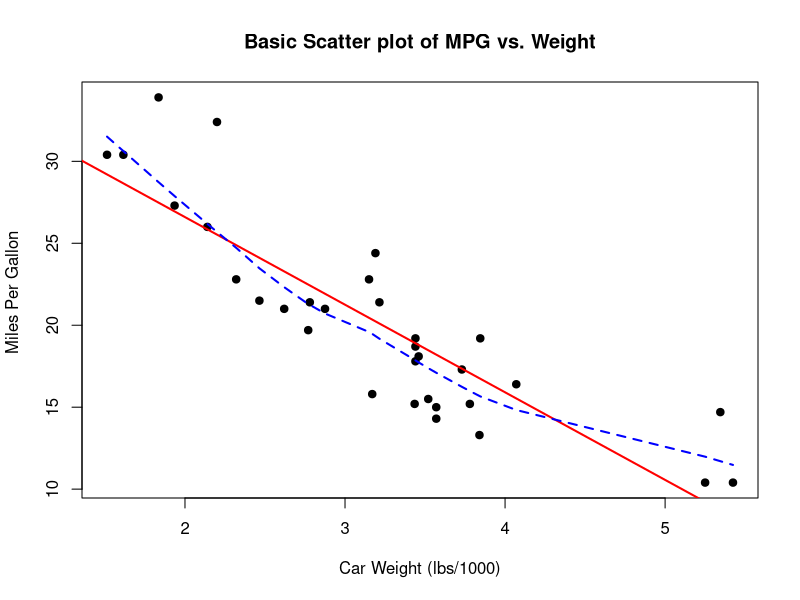

Write the R code that produced this figure.
attach(mtcars)
plot(wt,mpg,
     main="Basic Scatter plot of MPG vs. Weight",
     xlab="Car Weight (lbs/1000)",
     ylab="Miles Per Gallon ", pch=19)
abline(lm(mpg~wt), col="red", lwd=2, lty=1)
lines(lowess(wt,mpg), col="blue", lwd=2, lty=2)


# library(car)
# scatterplot(mpg ~ wt | cyl, data=mtcars, lwd=2,
#             main="Scatter Plot of MPG vs. Weight by # Cylinders",
#             xlab="Weight of Car (lbs/1000)",
#             ylab="Miles Per Gallon",
#             legend.plot=TRUE,
#             id.method="identify",
#             labels=row.names(mtcars),
#             boxplots="xy"
# )